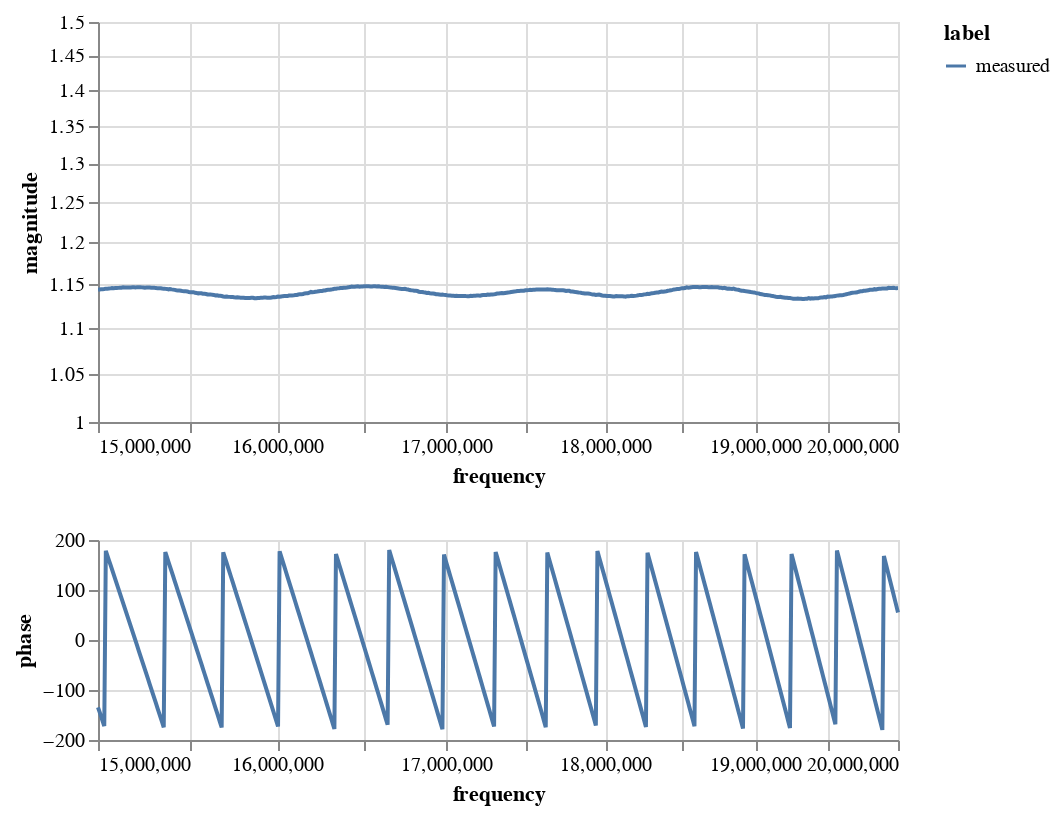

The notebook cell saved with this chart:
### Code cell
magnitudechart = alt.Chart(df).mark_line(clip=True).encode(
    x=alt.X('frequency:Q').scale(type="log",domain = (1.5e7,2e7)),
    y=alt.Y('magnitude:Q').scale(type="log",domain = (1,1.5)),
    color='label:N',
).properties(
    width=400,
    height=200
)

phasechart = alt.Chart(df).mark_line().encode(
    x=alt.X('frequency:Q').scale(type="log",domain = (1.5e7,2e7)),
    y=alt.Y('phase:Q'),
    color='label:N',
).properties(
    width=400,
    height=100
)

alt.vconcat(magnitudechart,phasechart)#.transform_filter(alt.FieldRangePredicate(field='freq', range=[8e6, 1e8]))

### Figure 1 — Vega-Lite specification as saved in the notebook (floating-point values rounded to 4 significant figures; data arrays with more than 128 entries replaced by an {"elided": "..."} marker saying what was removed)
{"config": {"view": {"continuousWidth": 300, "continuousHeight": 300}}, "vconcat": [{"mark": {"type": "line", "clip": true}, "encoding": {"color": {"field": "label", "type": "nominal"}, "x": {"field": "frequency", "scale": {"type": "log", "domain": [15000000.0, 20000000.0]}, "type": "quantitative"}, "y": {"field": "magnitude", "scale": {"type": "log", "domain": [1, 1.5]}, "type": "quantitative"}}, "height": 200, "width": 400}, {"mark": {"type": "line"}, "encoding": {"color": {"field": "label", "type": "nominal"}, "x": {"field": "frequency", "scale": {"type": "log", "domain": [15000000.0, 20000000.0]}, "type": "quantitative"}, "y": {"field": "phase", "type": "quantitative"}}, "height": 100, "width": 400}], "data": {"name": "data-bf41d18966549ed17de768a30e2e8883"}, "$schema": "https://vega.github.io/schema/vega-lite/v5.16.3.json", "datasets": {"data-bf41d18966549ed17de768a30e2e8883": {"elided": "512 records"}}}
